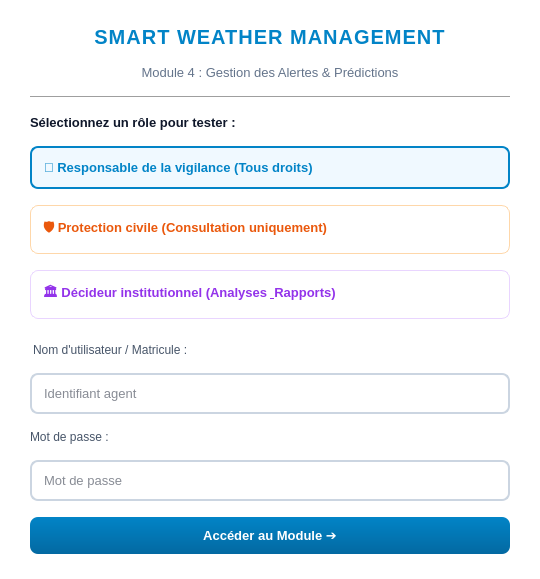
<?xml version="1.0" encoding="UTF-8"?>
<ui version="4.0">
 <class>LoginDialog</class>
 <widget class="QDialog" name="LoginDialog">
  <property name="geometry">
   <rect>
    <x>0</x>
    <y>0</y>
    <width>540</width>
    <height>520</height>
   </rect>
  </property>
  <property name="windowTitle">
   <string>SWM - Connexion &amp; Choix du Rôle</string>
  </property>
  <property name="styleSheet">
   <string notr="true">
    QDialog {
        background-color: #ffffff;
        color: #0f172a;
        font-family: "Segoe UI", Roboto, Helvetica, Arial, sans-serif;
    }
    QLabel {
        color: #334155;
    }
    QLineEdit {
        background-color: #ffffff;
        border: 1.5px solid #cbd5e1;
        border-radius: 8px;
        padding: 10px;
        color: #0f172a;
        font-size: 13px;
    }
    QLineEdit:focus {
        border: 1.5px solid #0284c7;
    }
    QPushButton {
        border-radius: 8px;
        padding: 10px 16px;
        font-size: 13px;
        font-weight: bold;
    }
    QPushButton#btnLogin {
        background: qlineargradient(x1:0, y1:0, x2:0, y2:1, stop:0 #0284c7, stop:1 #0369a1);
        color: #ffffff;
        border: none;
    }
    QPushButton#btnLogin:hover {
        background: #0369a1;
    }
   </string>
  </property>
  <layout class="QVBoxLayout" name="verticalLayout">
   <property name="spacing">
    <number>16</number>
   </property>
   <property name="leftMargin">
    <number>30</number>
   </property>
   <property name="topMargin">
    <number>25</number>
   </property>
   <property name="rightMargin">
    <number>30</number>
   </property>
   <property name="bottomMargin">
    <number>25</number>
   </property>
   <item>
    <widget class="QLabel" name="lblHeaderTitle">
     <property name="text">
      <string>SMART WEATHER MANAGEMENT</string>
     </property>
     <property name="alignment">
      <set>Qt::AlignCenter</set>
     </property>
     <property name="styleSheet">
      <string notr="true">font-size: 20px; font-weight: bold; color: #0284c7; letter-spacing: 1px;</string>
     </property>
    </widget>
   </item>
   <item>
    <widget class="QLabel" name="lblHeaderSub">
     <property name="text">
      <string>Module 4 : Gestion des Alertes &amp; Prédictions</string>
     </property>
     <property name="alignment">
      <set>Qt::AlignCenter</set>
     </property>
     <property name="styleSheet">
      <string notr="true">font-size: 13px; color: #64748b;</string>
     </property>
    </widget>
   </item>
   <item>
    <widget class="QFrame" name="lineSep">
     <property name="frameShape">
      <enum>QFrame::HLine</enum>
     </property>
     <property name="frameShadow">
      <enum>QFrame::Sunken</enum>
     </property>
     <property name="styleSheet">
      <string notr="true">color: #e2e8f0;</string>
     </property>
    </widget>
   </item>
   <item>
    <widget class="QLabel" name="lblRoleSection">
     <property name="text">
      <string>Sélectionnez un rôle pour tester :</string>
     </property>
     <property name="styleSheet">
      <string notr="true">font-weight: bold; font-size: 13px; color: #0f172a;</string>
     </property>
    </widget>
   </item>
   <item>
    <widget class="QPushButton" name="btnRoleVigilance">
     <property name="text">
      <string>👤 Responsable de la vigilance (Tous droits)</string>
     </property>
     <property name="cursor">
      <cursorShape>PointingHandCursor</cursorShape>
     </property>
     <property name="styleSheet">
      <string notr="true">
        background-color: #f0f9ff;
        color: #0284c7;
        border: 2px solid #0284c7;
        text-align: left;
        padding: 12px;
      </string>
     </property>
    </widget>
   </item>
   <item>
    <widget class="QPushButton" name="btnRoleProtection">
     <property name="text">
      <string>🛡️ Protection civile (Consultation uniquement)</string>
     </property>
     <property name="cursor">
      <cursorShape>PointingHandCursor</cursorShape>
     </property>
     <property name="styleSheet">
      <string notr="true">
        background-color: #ffffff;
        color: #ea580c;
        border: 1px solid #fed7aa;
        text-align: left;
        padding: 12px;
      </string>
     </property>
    </widget>
   </item>
   <item>
    <widget class="QPushButton" name="btnRoleDecideur">
     <property name="text">
      <string>🏛️ Décideur institutionnel (Analyses &amp; Rapports)</string>
     </property>
     <property name="cursor">
      <cursorShape>PointingHandCursor</cursorShape>
     </property>
     <property name="styleSheet">
      <string notr="true">
        background-color: #ffffff;
        color: #9333ea;
        border: 1px solid #e9d5ff;
        text-align: left;
        padding: 12px;
      </string>
     </property>
    </widget>
   </item>
   <item>
    <widget class="QLabel" name="lblUser">
     <property name="text">
      <string>Nom d'utilisateur / Matricule :</string>
     </property>
     <property name="styleSheet">
      <string notr="true">font-size: 12px; color: #475569; margin-top: 8px;</string>
     </property>
    </widget>
   </item>
   <item>
    <widget class="QLineEdit" name="txtUsername">
     <property name="placeholderText">
      <string>Identifiant agent</string>
     </property>
    </widget>
   </item>
   <item>
    <widget class="QLabel" name="lblPass">
     <property name="text">
      <string>Mot de passe :</string>
     </property>
     <property name="styleSheet">
      <string notr="true">font-size: 12px; color: #475569;</string>
     </property>
    </widget>
   </item>
   <item>
    <widget class="QLineEdit" name="txtPassword">
     <property name="echoMode">
      <enum>QLineEdit::Password</enum>
     </property>
     <property name="placeholderText">
      <string>Mot de passe</string>
     </property>
    </widget>
   </item>
   <item>
    <widget class="QPushButton" name="btnLogin">
     <property name="cursor">
      <cursorShape>PointingHandCursor</cursorShape>
     </property>
     <property name="text">
      <string>Accéder au Module ➔</string>
     </property>
    </widget>
   </item>
  </layout>
 </widget>
 <resources/>
 <connections/>
</ui>
